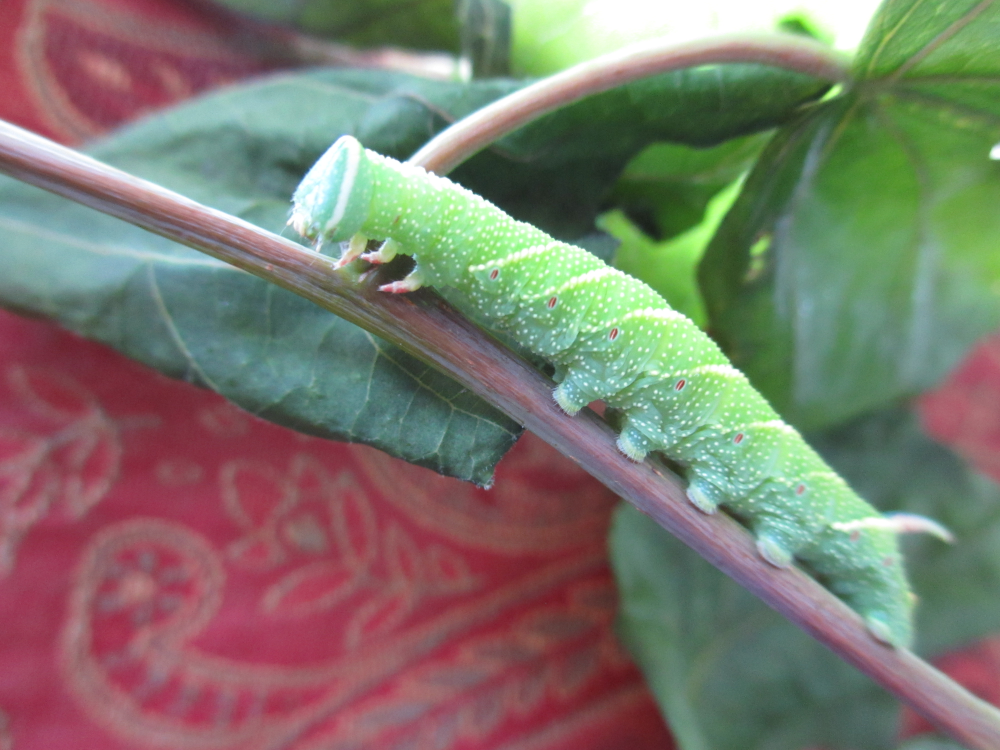
#> input picture OCOM5100M Programming for Data Science/Exercises/images/my_caterpillar.jpg, 4000 x 3000 px (shown at 1/4 size)
$ jupyter execute --allow-errors 4_07_iv_image_processing.ipynb
#> lines starting #> are read from the running program, lines starting #| are printed output that depends on the picture
# Images and Image Processing

This notebook will enable you to gain basic knowledge of
image manipulation using Python and give you a taster of
more complex types of image processing, such as are
explored in the Computer Vision sub-field of AI.

There are several methods and tools available that provide
different but overlapping image handling capabilities.
Here we shall look at:

* Displaying images in markdown cells
* Using `IPython.display` to load and display images in Jupyter
* Using the Python Image Library, `PIL`
* Basic usage of `OpenCV` a powerful library supporting advanced
  image processing operations
* Displaying images using `matplotlib`

## Loading and displaying images

#### Displaying an image in markdown

We can display an image directly in a Jupyter markdown cell using
the following form of syntax:
```md

```
Here, `images/Yew-bush-on-the-Knot.jpg` is the path (in this case
a relative path) to the image file.
Assuming the image file can be found by means of this path,
the image should display as follows:

If the image is not found the alternative text, enclosed in the
square brackets in the markdown image syntax, will be displayed instead of the image.

#### Displaying an image in markdown via HTML

We can also display an image in markdown using an HTML `img` element.
This has the advantage that we can alter the size at which the image
is displayed by specifying a `width` attribute:

```md

```

#### Loading and displaying images using IPython.display
The `IPython.display` module provides some convenient functionality
for loading and displaying images using Python running within the Jupyter environment.
This is illustrated in the following code cell:

[cell 1]
from IPython.display import Image
image = Image('images/mushrooms-skipton-woods.jpg', width=400)
display(image)

## PIL: the Python Image Library

The Python Image Library (PIL) is currently packaged under the
name `pillow`. To use it you will need to install this package.
If using `conda` in a shell you would enter the command:
```
conda install pillow
```
The following code cell illustrates reading a PIL image from
a file and displaying it using Jupyter's `display` funcition.
The `reduce` method of PIL images has also been used to make
the image smaller (by a factor of 10).

[cell 2]
import PIL.Image
pil_image = PIL.Image.open("images/my_caterpillar.jpg")
#> pil_image is the input picture: PIL image 4000x3000 RGB; mean R, G, B 124.1, 120.5, 108.5
display(pil_image.reduce(10))
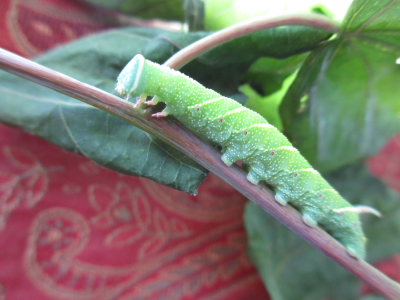
#> shown: PIL image 400x300 RGB; mean R, G, B 124.1, 120.5, 108.5
#display(pil_image)

#### Displaying PIL images using `matplotlib`
A nice feature of PIL images is that you can display them directly
using the `matplotlib.pyplot.imshow` function.
The way it does this is by using the `numpy.array`
function, which works with many types of data object. But you don't need
to worry about that to display a PIL image because it is done automatically. It also automatically scales the image to fit the
plot display. The following code illustrates this:

[cell 3]
import matplotlib.pyplot as plt
plt.imshow(pil_image)
#> (this line was passed over: IPython is not available in this run)

## OpenCV

Whereas PIL is aimed at providing convenient tools for
converting between different image formats, and basic image
manipulation functionality, [OpenCV](https://opencv.org/) is a
much more elaborate
software library designed to support the developement of
AI computer vision systems.

OpenCV is written in C++ but has become a cross-platform system
with interfaces available for several other languages, including
Python. Although Python is for many purposes slower than C++ and
image processing involves intensive computation, the Python interface
makes use of `numpy` data structures and other C++
components that can be embedded within Python. Hence, OpenCV operations
carried out via Python can be as efficient as when run in  C++.

To run the following code, you will need to install the `opencv` package:
```
conda install opencv
```

#### OpenCV Images are `numpy` arrays
In the following code we import an image from a file into an OpenCV image datastructure, using `cv2.imread`. We then print its type as well as the image object itself. We see that the image is just an n-dimensional `numpy` array. The code `cv2_image.shape` is using the `shape` attribute,
which all `numpy.array` objects have. This gives the size of each dimension of the array, in this case `(3000, 4000, 3)`.  This corresponds
to the image being `3000 * 4000` pixels in size, with each pixel being represented by three pixels, one for each of the three primary colours.

[cell 4]
import cv2
cv2_image = cv2.imread("images/my_caterpillar.jpg")
print("Type:", type(cv2_image))
#| Type: <class 'numpy.ndarray'>
print("Array shape:", cv2_image.shape)
#| Array shape: (3000, 4000, 3)
print(cv2_image)
#> (printed output is left out)

### Displaying OpenCV in Matplotlib
Since OpenCVs image format is an array format, OpenCV images can also
be displayed directly using `matplotlib`. However, there is a slight
problem, which is shown by the code below:

[cell 5]
import cv2
import matplotlib.pyplot as plt

pil_image = PIL.Image.open("images/Parkinson-Building-glowing.jpg")
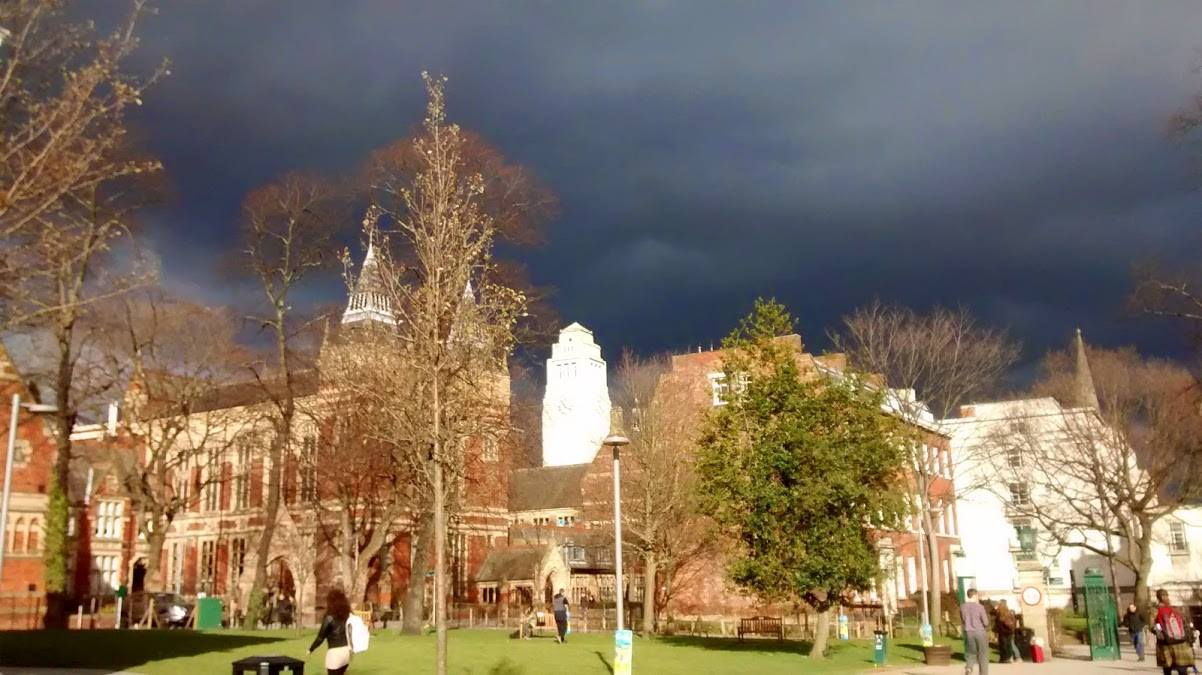
#> input picture OCOM5100M Programming for Data Science/Exercises/images/Parkinson-Building-glowing.jpg, 1202 x 675 px
#> pil_image is the input picture: PIL image 1202x675 RGB; mean R, G, B 125.8, 111.2, 94.2
cv2_image = cv2.imread("images/Parkinson-Building-glowing.jpg")
#> cv2_image: shape (675, 1202, 3)

#> (the rest of this cell did not finish here and is left out)

Clearly the images look a lot different in terms of colour.
This is because OpenCV uses a different colour representation
from PIL. Whereas PIL uses the widely used ordering of red, green, blue
in its colour representation, OpenCV actually uses the order blue, green and
red. Matplotlibs `imshow` just processes images in terms of an array of pixels and assumes the more common red, green, blue ordering.
Hence, the image displayed in the right hand plot has the red and blue
colour values swapped over. Thus, the red brick of Leeds University's Great Hall looks blue, and the blue-grey sky looks brown.

#### Swapping red and blue color values
Given that we are programmers and the images are just array datastructures, it is actually fairly easy for us to swap the
blue and red colour values in the image representation.

One could actually do it quite easily with a for loop. However,
OpenCV provides `split` and `merge` operations, which are a
give us a convenient way to split up and rearange the colour
channels:

[cell 6]
def swap_b_r( image ):
    b,g,r = cv2.split(image)
    return  cv2.merge((r,g,b))

However, in my research into PIL and OpenCV, I found that the  way of conversion used in the code below is often suggested,
and is said to be faster. The code makes use of a rather cryptic
but very Pythonic slicing operator. The comma
separated parts of the slice operation represent slices on the three
dimensions of the array (rows, columns, colour-values). `:` is the
unbounded slice giving all elemnents, `::-1` also gives all elements
but orders them backwards. This means that the three colour values
will be reversed in order.

[cell 7]
def swap_b_r( image ):
    return image[:,:, ::-1]

[cell 8]
import cv2
import matplotlib.pyplot as plt

pil_image = PIL.Image.open("images/Parkinson-Building-glowing.jpg")
cv2_image = cv2.imread("images/Parkinson-Building-glowing.jpg")
swapped_cv2_image = swap_b_r(cv2_image)

#> (the rest of this cell did not finish here and is left out)

#### Converting between PIL and OpenCV Formats

##### OpenCV to PIL
We can convert an OpenCV image to a PIL image object by usining the function `PIL.Image.fromarray` which creates PIL image from an
image stored as an array (such as an OpenCV image). This is illustrated
by the code below. Note that we are here using `swap_b_r` to swap over
the blue and red colour values:

[cell 9]
import numpy
cv2_image = cv2.imread("images/Bee-on-Blossom.jpg")
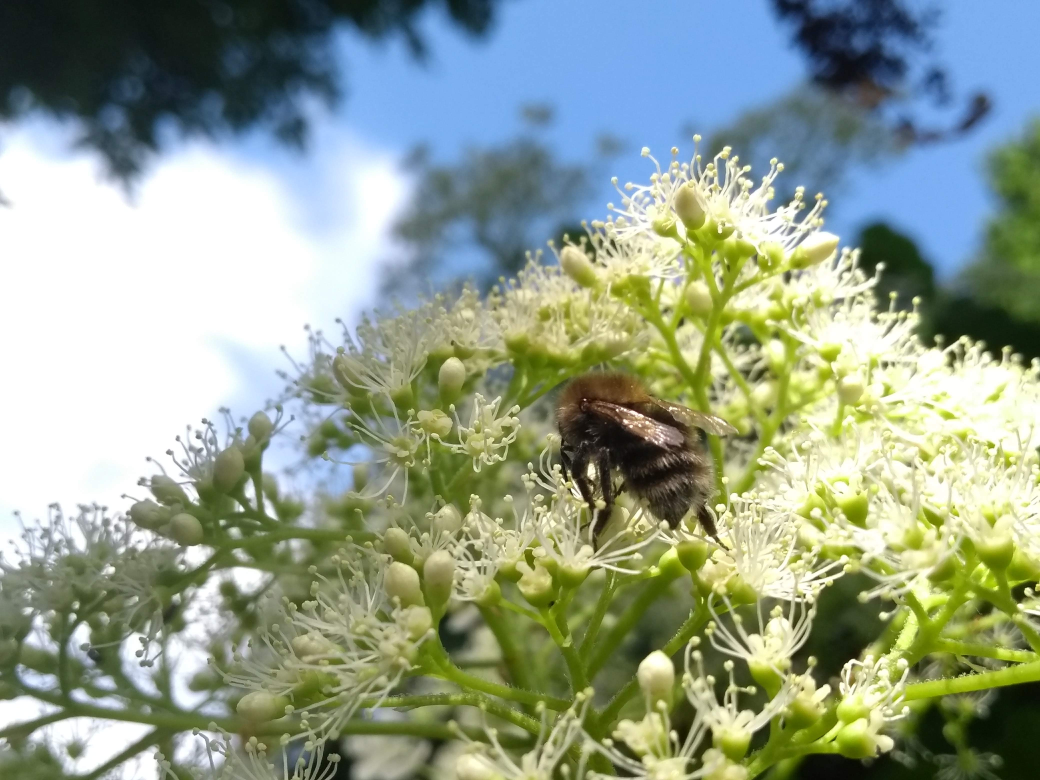
#> input picture OCOM5100M Programming for Data Science/Exercises/images/Bee-on-Blossom.jpg, 4160 x 3120 px (shown at 1/4 size)
#> cv2_image is the input picture: shape (3120, 4160, 3); mean B, G, R 141.8, 160.1, 146.6
cv2_image = swap_b_r(cv2_image)
#> in swap_b_r (call 2), `return image[:,:, ::-1]`:
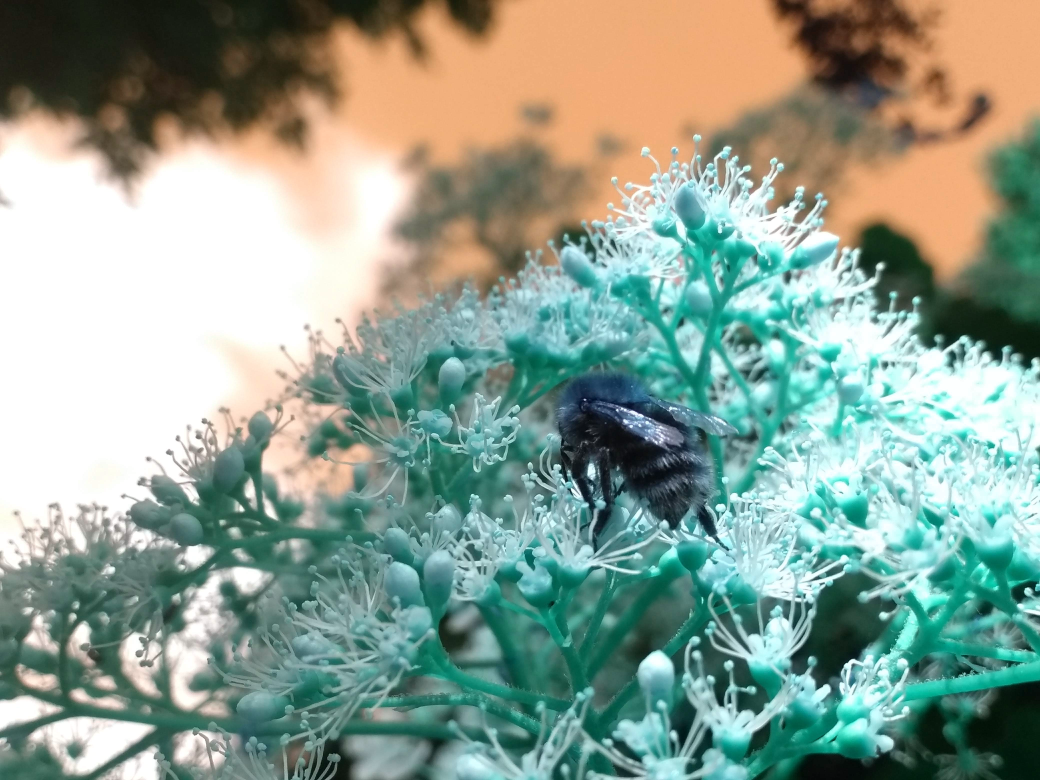
#> returned value: shape (3120, 4160, 3) (shown at 1/4 size); mean of channels 0, 1, 2 146.6, 160.1, 141.8; drawn as B, G, R
pil_image = PIL.Image.fromarray(cv2_image)

display( pil_image.reduce(15) )
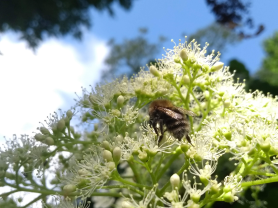
#> shown: PIL image 278x208 RGB; mean R, G, B 146.6, 160.1, 141.7

Since OpenCV is convenient for manipulating images but PIL has advantages
for viewing them in Jupyter, it will be useful to define the following
conversion function. Here I have included an optional scale argument
to resize the image, as well as using the `swap_b_r` function of course.

[cell 10]
def convert_cv2_to_pil(cv2_image, scale=1):
    height, width = cv2_image.shape[0:2]
    newsize = (int(width*scale), int(height*scale))
    cv2_image = cv2.resize( cv2_image, newsize )
    cv2_image = swap_b_r(cv2_image)
    pil_image = PIL.Image.fromarray(cv2_image)
    return pil_image

##### PIL to OpenCV
To convert the other way, from PIL to OpenCV format, we can explicitly use the `numpy.array` fucntion, which will turn a PIL image into an OpenCV compatible array format. We should also swap the blue and red colour chanels so that the colours are represented in the way used by OpenCV.
This is illustrated as follows:

[cell 11]
pil_image = PIL.Image.open("images/Bee-on-Blossom.jpg")
pil_image = pil_image.reduce(15)
cv2_image = numpy.array(pil_image)
cv2_image = swap_b_r(cv2_image)

plt.imshow(cv2_image)
#> (this line was passed over: IPython is not available in this run)

So why have the colours turned creepy? This just because `imshow` does not interpret the OpenCV colour representation correctly.

### Using OpenCV to take a snapshot
As well as supporting sophisticated image processing operations,
OpenCV also provides a more basic function that is not directly
available using PIL. OpenCV enables one to access videos and images
directly from a webcam. Here we shall just look at getting a
snapshot image from webcam, which is illustrated by the following code:

[cell 12]
import cv2       # OpenCV package
import PIL.Image # Python Imaging Library

# Specify the device number of the default webcam input
# If just one it will normally be 0
DEFAULT_CAM = 0

def snapshot(cam=DEFAULT_CAM):
    cam = cv2.VideoCapture(cam)
    success, image = cam.read()
    cam.release()
    if success:
        return image
    else:
        print("!!! Couldn't take snapshot !!!")
        return None

If you have multiple cameras you can change the `cam` argument to select one other than the default cam number 0. You will probably find that even a cheap external web cam is more convenient and better quality than one that is built into a laptop.

Using the `snapshot` function, we can now define a simple function
that will take a picture using your webcam and display the result.
When you run this, you may find it doesn't work at first. This may just be that the webcam is not ready for action. Possibly if you run it again it will work.

[cell 13]
def show_snapshot(cam=DEFAULT_CAM):
    cv2_image = snapshot(cam=cam)
